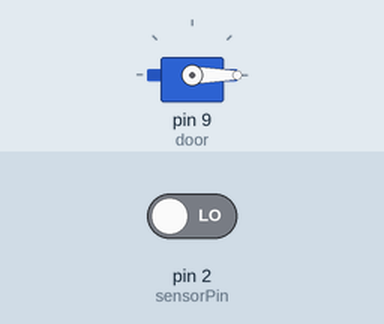
A sketch run on a simulated Arduino Uno, built with avr-gcc and run on an emulated ATmega328P. Shown: servo. The inputs (shaded band) are chosen by the test bench; at power-on: pin 2 (sensorPin) LOW.

Above: at 1.2 s.
1.3 s: pin 2 (sensorPin) driven HIGH
At 1.9 s:
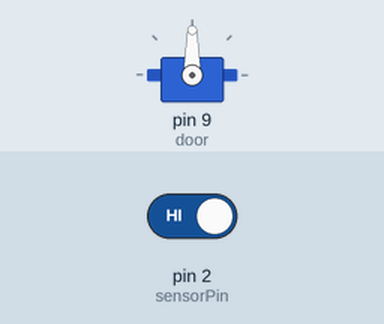
2.8 s: pin 2 (sensorPin) driven LOW
At 4.2 s:
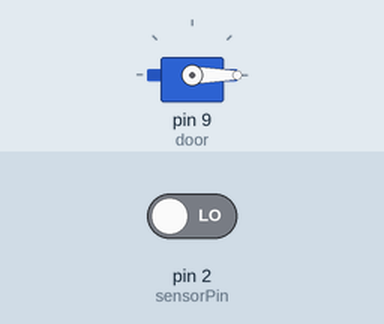
Timing chart, 0 to 5.8 s (numbered marks = the images above; inputs shaded):
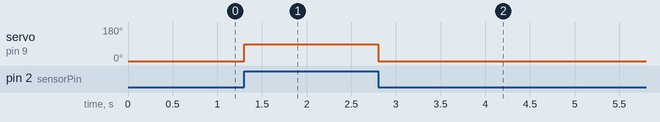

The sketch:

week8_basic_logic.ino
```cpp
#include <Servo.h>

Servo door;
int sensorPin = 2;

void setup() {
  pinMode(sensorPin, INPUT);
  door.attach(9);
}

void loop() {
  int motion = digitalRead(sensorPin);

  if (motion == HIGH) {
    door.write(90); // Open door
  } else {
    door.write(0);  // Close door
  }
}
```

Measured:
- after the input at 1.3 s, servo on pin 9 (door): 0° → 90° at once
- after the input at 2.8 s, servo on pin 9 (door): 90° → 0° at once
